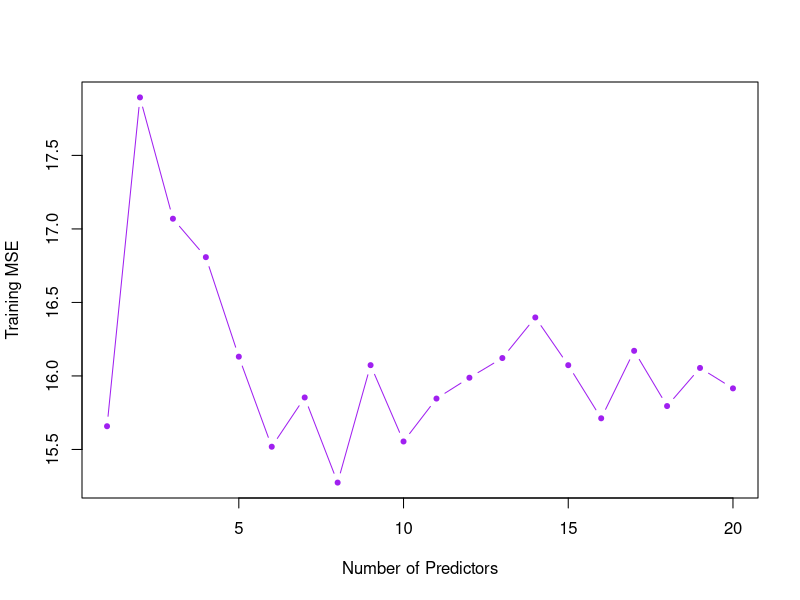
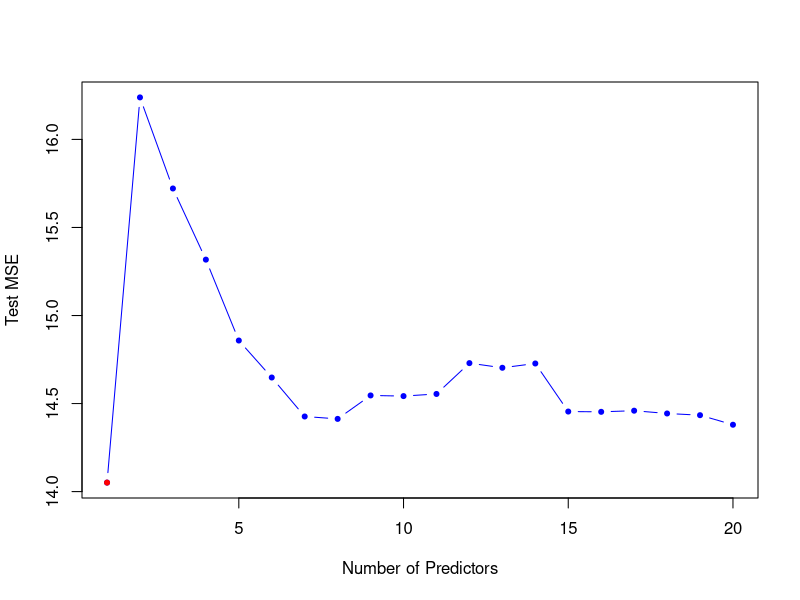
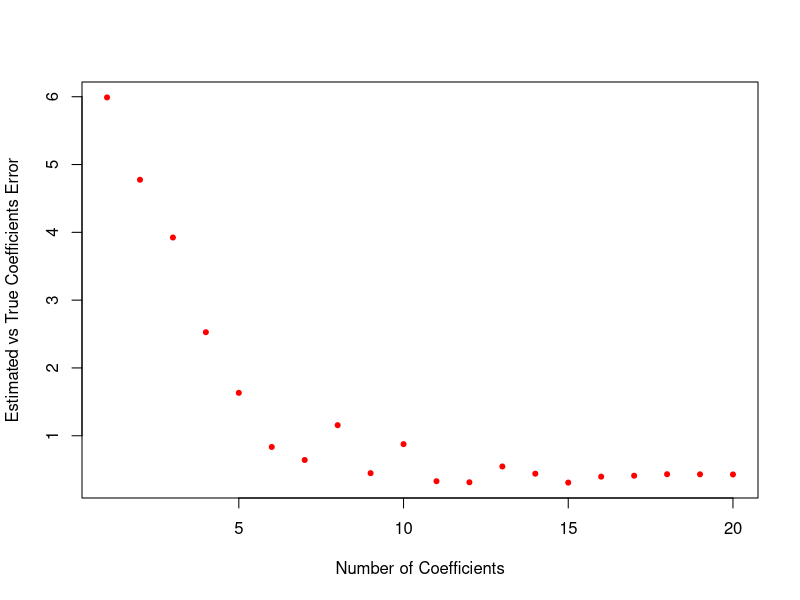

These figures' R source, in order:
## Exercise 6.8.10
## Summer 2017

# 10. We have seen that as the number of features used in a model increases,
# the training error will necessarily decrease, but the test error may not.
# We will now explore this in a simulated data set.
# (a) Generate a data set with p = 20 features, n = 1,000 observations, and an associated quantitative response vector generated
# according to the model Y = Xβ + ε, where β has some elements that are exactly equal to zero.
# (b) Split your data set into a training set containing 100 observations
# and a test set containing 900 observations.
# (c) Perform best subset selection on the training set, and plot the
# training set MSE associated with the best model of each size.
# (d) Plot the test set MSE associated with the best model of each
# size.
# (e) For which model size does the test set MSE take on its minimum
# value? Comment on your results. If it takes on its minimum value
# for a model containing only an intercept or a model containing
# all of the features, then play around with the way that you are
# generating the data in (a) until you come up with a scenario in
# which the test set MSE is minimized for an intermediate model
# size.
# (f) How does the model at which the test set MSE is minimized
# compare to the true model used to generate the data? Comment
# on the coefficient values.
# (g) Create a plot displaying ' p j=1(βj − β ˆj r)2 for a range of values
# of r, where β ˆj r is the jth coefficient estimate for the best model
# containing r coefficients. Comment on what you observe. How
# does this compare to the test MSE plot from (d)?

# (a) Generate a data set with p = 20 features, n = 1,000 observations, and an associated quantitative response vector generated
# according to the model Y = Xβ + ε, where β has some elements that are exactly equal to zero.

set.seed(88)
p = 20
n = 1000
x = matrix(rnorm(p*n), n, p)
B = rnorm(p)

## Setting some elements in B to zero.

B[4] = 0
B[5] = 0
B[13] = 0
B[16] = 0
B[20] = 0

## Create random err vector.

err = rnorm(n)

## Create response vector based on linear model Y = Xβ + ε.

y = x %*% B + err

# (b) Split your data set into a training set containing 100 observations
# and a test set containing 900 observations.

train = sample(seq(n), 100, replace = FALSE)

y.train = y[train, ]
y.test = y[-train, ]
x.train = x[train, ]
x.test = x[-train, ]

# (c) Perform best subset selection on the training set, and plot the
# training set MSE associated with the best model of each size.

library(leaps)
regfit = regsubsets(y ~ ., data = data.frame(x = x.train, y = y.train), nvmax = p)
train.matrix = model.matrix(y ~ ., data = data.frame(x = x.train, y = y.train), nvmax = p)
train.errors = rep(NA, p)

## Storing training errors for the number of preditors incrementally.

for (i in 1:p) {
  coefi = coef(regfit, id = i)
  pred = train.matrix[, names(coefi)] * coefi
  train.errors[i] = mean((y.train - pred)^2)
}
plot(train.errors, ylab = "Training MSE", xlab="Number of Predictors", pch = 20, type = "b", col="purple")

# (d) Plot the test set MSE associated with the best model of each
# size.

test.matrix = model.matrix(y ~ ., data = data.frame(x = x.test, y = y.test), nvmax = p)
test.errors = rep(NA, p)

for (i in 1:p) {
  coefi = coef(regfit, id = i)
  pred = test.matrix[, names(coefi)] * coefi
  test.errors[i] = mean((y.test - pred)^2)
}
plot(test.errors, ylab = "Test MSE", xlab="Number of Predictors", pch = 20, type = "b", col="blue")

# (e) For which model size does the test set MSE take on its minimum
# value? Comment on your results. If it takes on its minimum value
# for a model containing only an intercept or a model containing
# all of the features, then play around with the way that you are
# generating the data in (a) until you come up with a scenario in
# which the test set MSE is minimized for an intermediate model
# size.

points(which.min(test.errors), test.errors[which.min(test.errors)], pch = 20, col="red")
sprintf("The best model size with the lowest MSE is: %d", which.min(test.errors))

## The test MSE plot showed a minimum MSE value when the predictor size is 18 as shown in the 
## red dot in the graph, and console output. We obtained this model by setting 5 variables 4, 5, 13, 16, 20
## to zero. We experimented with the model by setting different combinations of variables to zero, and even some model produce 
## optimal MSE result, the number of predictors are either too low or too high, therefore undesirable.
## Then we continue experimenting by repeating the same procedure of splitting data into training and testing, and steps (a) to (e) to
## find the best model with lowest MSE with an intermediate predictor size.
## From all experiments we conducted, we concluded that the model with 15 variables yielded the lowest MSE and best model performance. 

# (f) How does the model at which the test set MSE is minimized
# compare to the true model used to generate the data? Comment
# on the coefficient values.

summary(regfit)
coef(regfit, which.min(test.errors))

## The 15th model gives the lowest MSE compared to the MSE of the full model 
## and caught all zero coefficient values except five of the 20 incremental models.
## The models that did not catch all zero coeffcient are model 16th, 17th, 18th, 19th, and 20th.
## The 15th model gives the lowest MSE compared to the MSE of the true full model, thus generating the best model 
## performance utilizing an intermediate model predictor size.

# (g) Create a plot displaying ' p j=1(βj − β ˆj r)2 for a range of values
# of r, where β ˆj r is the jth coefficient estimate for the best model
# containing r coefficients. Comment on what you observe. How
# does this compare to the test MSE plot from (d)?

val.errors = rep(NA, p)
a = rep(NA, p)
b = rep(NA, p)

x_cols = colnames(x, do.NULL = FALSE, prefix="x.")

for (i in 1:p)
{
  coefi = coef(regfit, id = i)
  
  a[i] = length(coefi) - 1
  
  b[i] = sqrt(sum((B[x_cols %in% names(coefi)] - coefi[names(coefi) %in% x_cols])^2) +sum(B[!(x_cols %in% names(coefi))])^2)
}

plot(x = a, y = b, xlab = "Number of Coefficients", ylab = "Estimated vs True Coefficients Error", pch = 20, col="red")
sprintf("The minimal difference between estimated and true coefficient is with coeffient number: %d", which.min(b))

## The console output and the plot above shows the model with 15 coefficients (excluding intercept) minimizes 
## the difference between the estimated and true coefficient error. In this case, it shows that the best model we obtained with 
## 15 predictors suggests a more accurate prediction with minimal difference between the Estimated and the True Coefficient Error.
